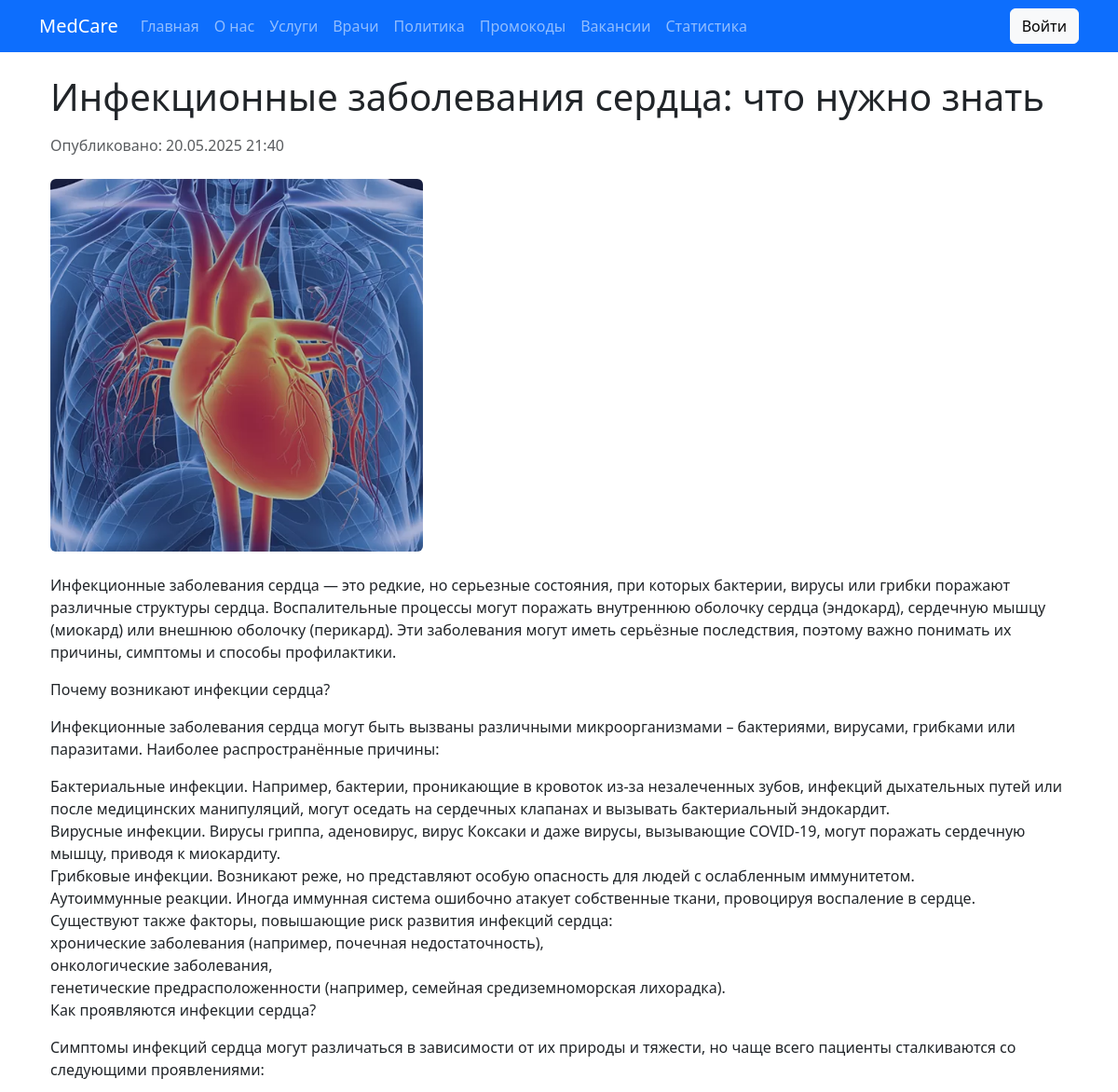
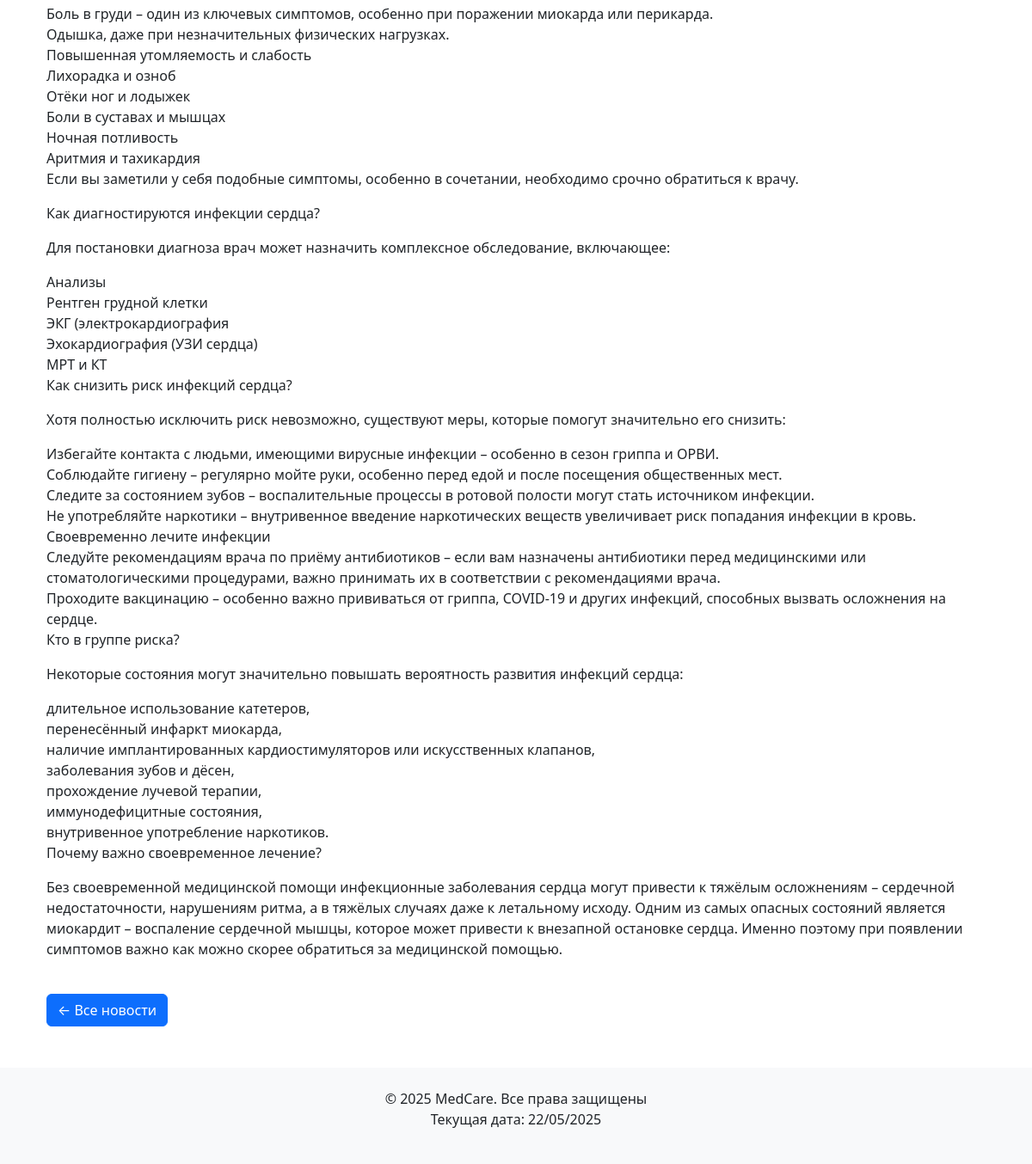
Screenshot of /news/2/ with the database file from the repository (2 pictures, top to bottom).
### core/models.py (models this page shows)
class News(models.Model):
    title = models.CharField(max_length=200)
    short_content = models.CharField(max_length=200)
    full_content = models.TextField()
    image = models.ImageField(upload_to='news/')
    publish_date = models.DateTimeField(auto_now_add=True)

### core/views.py (the view)
# urls.py: path('news/<int:pk>/', NewsDetailView.as_view(), name='news-detail'),
class NewsDetailView(DetailView):
    model = News
    template_name = 'core/news_detail.html'
    context_object_name = 'news'

### core/templates/core/news_detail.html (shortened to what this page needs)
{% extends "core/base.html" %}
{% load static %}
{% block content %}
<div class="container mt-4">
    <article>
        <h1 class="mb-3">{{ news.title }}</h1>
        <div class="text-muted mb-4">
            Опубликовано: {{ news.publish_date|date:"d.m.Y H:i" }}
        </div>
        {% if news.image %}
        <img src="{{ news.image.url }}"
             class="img-fluid rounded mb-4"
             alt="{{ news.title }}"
             style="max-height: 400px; object-fit: cover;">
        {% endif %}
        <div class="news-content">
            {{ news.full_content|linebreaks }}
        </div>
        <a href="{% url 'news' %}" class="btn btn-primary mt-4">
            ← Все новости
        </a>
    </article>
</div>
{% endblock %}

### core/static/css/style.css (style rules this page uses)
body { font-family: 'Arial', sans-serif; }

### rows the page displays
News: title "Инфекционные заболевания сердца: что нужно знать", publish_date "20.05.2025 21:40", image (picture), full_content "Инфекционные заболевания сердца — это редкие, но серьезные состояния, при которых бактерии, вирусы или грибки поражают различные структуры сердца. Воспалительные процессы могут поражать внутреннюю оболочку сердца (эндокард), сердечную мышцу (миокард) или внешнюю оболочку (перикард). Эти заболевания могут иметь серьёзные последствия, поэтому важно понимать их причины, симптомы и способы профилактики. Почему возникают инфекции сердца? Инфекционные заболевания сердца могут быть вызваны различными микроорганизмами – бактериями, вирусами, грибками или паразитами. Наиболее распространённые причины: Бактериальные инфекции. Например, бактерии, проникающие в кровоток из-за незалеченных зубов,…"
